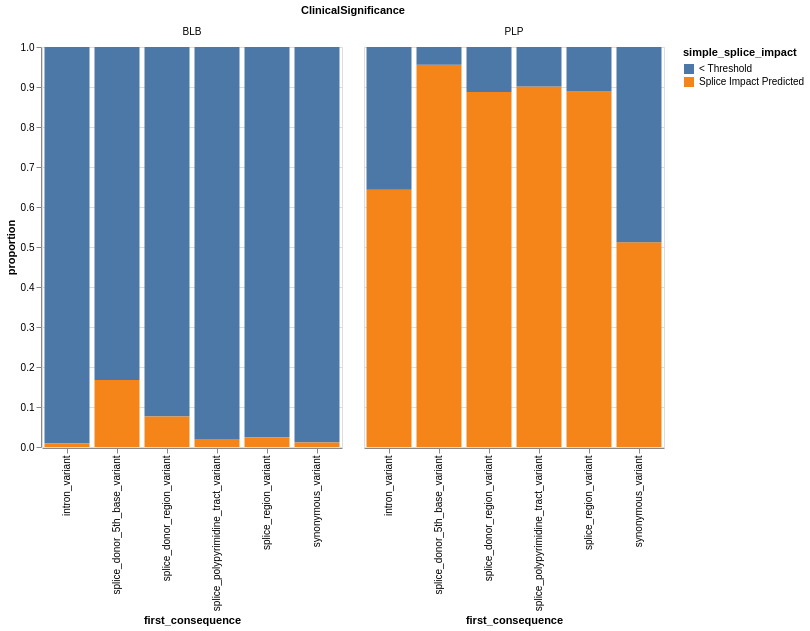
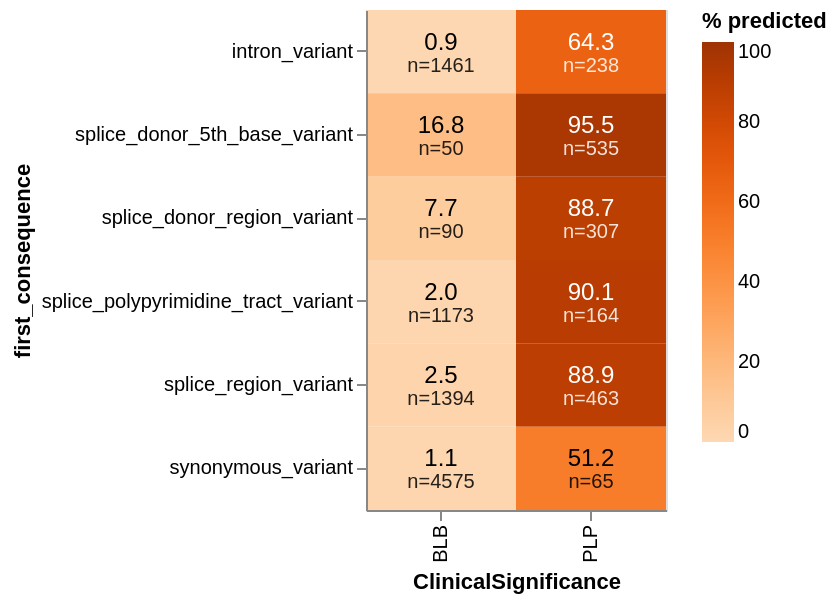
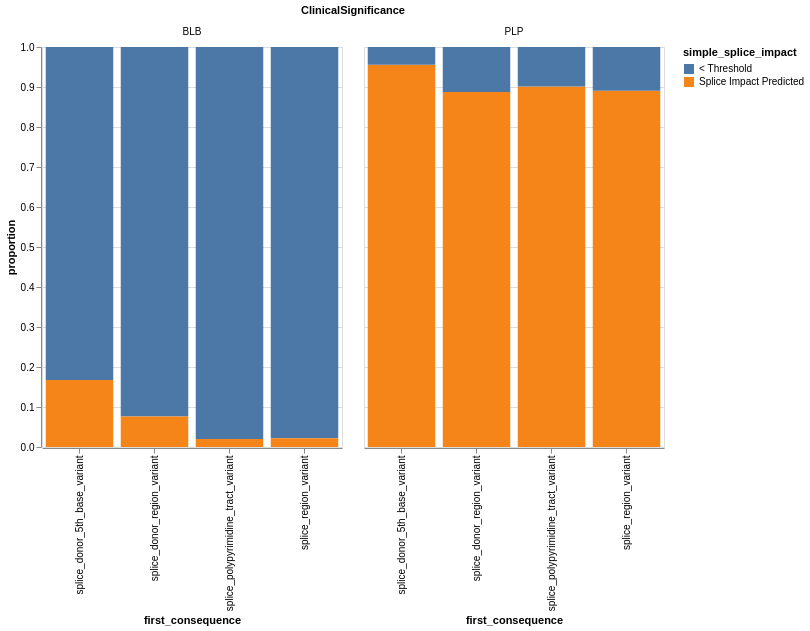
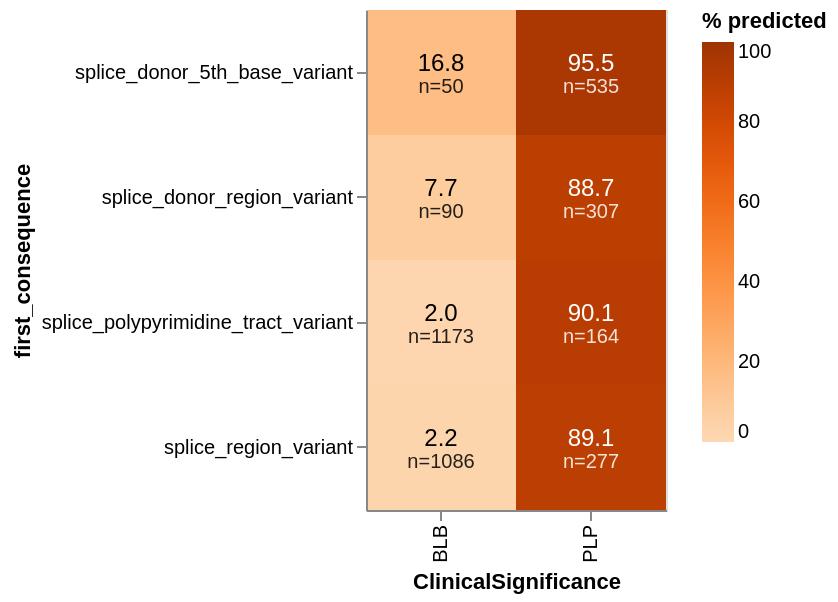

Notebook code cell kept with these figures, in order:
### Markdown cell above
## Batched Analysis

### Code cell
for key in dfs_for_analysis.keys():
    df_for_analysis = dfs_for_analysis[key]
    final_df = pd.merge(for_vcf, df_for_analysis, on=['pos_id', 'pos', 'GeneSymbol'], how='inner')[['Name', 'GeneSymbol', 'chrom', 'ClinicalSignificance', 'ReviewStatus', 'pos', 'ref', 'alt', 'hgvs_c', 'aa_change', 'pos_id', 'Consequence','first_consequence', 'maxSpliceAI', 'splice_impact', 'simple_splice_impact']]

    print(final_df[(final_df['first_consequence']=='intron_variant') & (final_df['ClinicalSignificance']=='PLP')])
    #final_df.loc[final_df['first_consequence'].str.contains('splice'), 'first_consequence'] = 'splice_region'
    print(final_df.value_counts(subset=['first_consequence', 'ClinicalSignificance']))
    print(f'-----{key}-----')
    proportion_df = consequence_bars(final_df, key)
    #make_pr_curve(final_df)
    heatmap(proportion_df)

### Figure 1 — Vega-Lite specification as saved in the notebook (floating-point values rounded to 4 significant figures)
{"config": {"view": {"continuousWidth": 300, "continuousHeight": 300}}, "data": {"name": "data-c4d86b4c1da45d46087606bb2b4054d9"}, "facet": {"field": "ClinicalSignificance", "type": "nominal"}, "spec": {"mark": {"type": "bar"}, "encoding": {"color": {"field": "simple_splice_impact", "type": "nominal"}, "x": {"field": "first_consequence", "type": "nominal"}, "y": {"field": "proportion", "type": "quantitative"}}, "height": 400, "width": 300}, "$schema": "https://vega.github.io/schema/vega-lite/v5.20.1.json", "datasets": {"data-c4d86b4c1da45d46087606bb2b4054d9": [{"first_consequence": "intron_variant", "ClinicalSignificance": "BLB", "simple_splice_impact": "< Threshold", "count": 165789, "proportion": 0.9913}, {"first_consequence": "intron_variant", "ClinicalSignificance": "BLB", "simple_splice_impact": "Splice Impact Predicted", "count": 1461, "proportion": 0.008735}, {"first_consequence": "intron_variant", "ClinicalSignificance": "PLP", "simple_splice_impact": "Splice Impact Predicted", "count": 238, "proportion": 0.6432}, {"first_consequence": "intron_variant", "ClinicalSignificance": "PLP", "simple_splice_impact": "< Threshold", "count": 132, "proportion": 0.3568}, {"first_consequence": "splice_donor_5th_base_variant", "ClinicalSignificance": "BLB", "simple_splice_impact": "< Threshold", "count": 248, "proportion": 0.8322}, {"first_consequence": "splice_donor_5th_base_variant", "ClinicalSignificance": "BLB", "simple_splice_impact": "Splice Impact Predicted", "count": 50, "proportion": 0.1678}, {"first_consequence": "splice_donor_5th_base_variant", "ClinicalSignificance": "PLP", "simple_splice_impact": "Splice Impact Predicted", "count": 535, "proportion": 0.9554}, {"first_consequence": "splice_donor_5th_base_variant", "ClinicalSignificance": "PLP", "simple_splice_impact": "< Threshold", "count": 25, "proportion": 0.04464}, {"first_consequence": "splice_donor_region_variant", "ClinicalSignificance": "BLB", "simple_splice_impact": "< Threshold", "count": 1086, "proportion": 0.9235}, {"first_consequence": "splice_donor_region_variant", "ClinicalSignificance": "BLB", "simple_splice_impact": "Splice Impact Predicted", "count": 90, "proportion": 0.07653}, {"first_consequence": "splice_donor_region_variant", "ClinicalSignificance": "PLP", "simple_splice_impact": "Splice Impact Predicted", "count": 307, "proportion": 0.8873}, {"first_consequence": "splice_donor_region_variant", "ClinicalSignificance": "PLP", "simple_splice_impact": "< Threshold", "count": 39, "proportion": 0.1127}, {"first_consequence": "splice_polypyrimidine_tract_variant", "ClinicalSignificance": "BLB", "simple_splice_impact": "< Threshold", "count": 56648, "proportion": 0.9797}, {"first_consequence": "splice_polypyrimidine_tract_variant", "ClinicalSignificance": "BLB", "simple_splice_impact": "Splice Impact Predicted", "count": 1173, "proportion": 0.02029}, {"first_consequence": "splice_polypyrimidine_tract_variant", "ClinicalSignificance": "PLP", "simple_splice_impact": "Splice Impact Predicted", "count": 164, "proportion": 0.9011}, {"first_consequence": "splice_polypyrimidine_tract_variant", "ClinicalSignificance": "PLP", "simple_splice_impact": "< Threshold", "count": 18, "proportion": 0.0989}, {"first_consequence": "splice_region_variant", "ClinicalSignificance": "BLB", "simple_splice_impact": "< Threshold", "count": 55276, "proportion": 0.9754}, {"first_consequence": "splice_region_variant", "ClinicalSignificance": "BLB", "simple_splice_impact": "Splice Impact Predicted", "count": 1394, "proportion": 0.0246}, {"first_consequence": "splice_region_variant", "ClinicalSignificance": "PLP", "simple_splice_impact": "Splice Impact Predicted", "count": 463, "proportion": 0.8887}, {"first_consequence": "splice_region_variant", "ClinicalSignificance": "PLP", "simple_splice_impact": "< Threshold", "count": 58, "proportion": 0.1113}, {"first_consequence": "synonymous_variant", "ClinicalSignificance": "BLB", "simple_splice_impact": "< Threshold", "count": 406869, "proportion": 0.9889}, {"first_consequence": "synonymous_variant", "ClinicalSignificance": "BLB", "simple_splice_impact": "Splice Impact Predicted", "count": 4575, "proportion": 0.01112}, {"first_consequence": "synonymous_variant", "ClinicalSignificance": "PLP", "simple_splice_impact": "Splice Impact Predicted", "count": 65, "proportion": 0.5118}, {"first_consequence": "synonymous_variant", "ClinicalSignificance": "PLP", "simple_splice_impact": "< Threshold", "count": 62, "proportion": 0.4882}]}}

### Figure 2 — Vega-Lite specification as saved in the notebook (floating-point values rounded to 4 significant figures)
{"config": {"view": {"continuousWidth": 300, "continuousHeight": 300}}, "layer": [{"mark": {"type": "rect"}, "encoding": {"color": {"field": "pct", "legend": {"title": "% predicted"}, "scale": {"domain": [0, 100], "scheme": "oranges"}, "type": "quantitative"}, "x": {"field": "ClinicalSignificance", "type": "nominal"}, "y": {"field": "first_consequence", "type": "nominal"}}}, {"mark": {"type": "text", "dy": -5, "fontSize": 12}, "encoding": {"color": {"condition": {"test": "(datum.pct > 60)", "value": "white"}, "value": "black"}, "text": {"field": "pct", "format": ".1f", "type": "quantitative"}, "x": {"field": "ClinicalSignificance", "type": "nominal"}, "y": {"field": "first_consequence", "type": "nominal"}}}, {"mark": {"type": "text", "dy": 7, "fontSize": 10, "opacity": 0.85}, "encoding": {"color": {"condition": {"test": "(datum.pct > 60)", "value": "white"}, "value": "black"}, "text": {"field": "n_label", "type": "nominal"}, "x": {"field": "ClinicalSignificance", "type": "nominal"}, "y": {"field": "first_consequence", "type": "nominal"}}, "transform": [{"calculate": "\"n=\" + datum.count", "as": "n_label"}]}], "data": {"name": "data-68d87026b0f26aff2a883aa444e9c1ed"}, "height": 250, "width": 150, "$schema": "https://vega.github.io/schema/vega-lite/v5.20.1.json", "datasets": {"data-68d87026b0f26aff2a883aa444e9c1ed": [{"first_consequence": "intron_variant", "ClinicalSignificance": "PLP", "simple_splice_impact": "Splice Impact Predicted", "count": 238, "proportion": 0.6432, "pct": 64.32}, {"first_consequence": "splice_donor_5th_base_variant", "ClinicalSignificance": "PLP", "simple_splice_impact": "Splice Impact Predicted", "count": 535, "proportion": 0.9554, "pct": 95.54}, {"first_consequence": "splice_donor_region_variant", "ClinicalSignificance": "PLP", "simple_splice_impact": "Splice Impact Predicted", "count": 307, "proportion": 0.8873, "pct": 88.73}, {"first_consequence": "splice_polypyrimidine_tract_variant", "ClinicalSignificance": "PLP", "simple_splice_impact": "Splice Impact Predicted", "count": 164, "proportion": 0.9011, "pct": 90.11}, {"first_consequence": "splice_region_variant", "ClinicalSignificance": "PLP", "simple_splice_impact": "Splice Impact Predicted", "count": 463, "proportion": 0.8887, "pct": 88.87}, {"first_consequence": "synonymous_variant", "ClinicalSignificance": "PLP", "simple_splice_impact": "Splice Impact Predicted", "count": 65, "proportion": 0.5118, "pct": 51.18}, {"first_consequence": "intron_variant", "ClinicalSignificance": "BLB", "simple_splice_impact": "Splice Impact Predicted", "count": 1461, "proportion": 0.008735, "pct": 0.8735}, {"first_consequence": "splice_donor_5th_base_variant", "ClinicalSignificance": "BLB", "simple_splice_impact": "Splice Impact Predicted", "count": 50, "proportion": 0.1678, "pct": 16.78}, {"first_consequence": "splice_donor_region_variant", "ClinicalSignificance": "BLB", "simple_splice_impact": "Splice Impact Predicted", "count": 90, "proportion": 0.07653, "pct": 7.653}, {"first_consequence": "splice_polypyrimidine_tract_variant", "ClinicalSignificance": "BLB", "simple_splice_impact": "Splice Impact Predicted", "count": 1173, "proportion": 0.02029, "pct": 2.029}, {"first_consequence": "splice_region_variant", "ClinicalSignificance": "BLB", "simple_splice_impact": "Splice Impact Predicted", "count": 1394, "proportion": 0.0246, "pct": 2.46}, {"first_consequence": "synonymous_variant", "ClinicalSignificance": "BLB", "simple_splice_impact": "Splice Impact Predicted", "count": 4575, "proportion": 0.01112, "pct": 1.112}]}}

### Figure 3 — Vega-Lite specification as saved in the notebook (floating-point values rounded to 4 significant figures)
{"config": {"view": {"continuousWidth": 300, "continuousHeight": 300}}, "data": {"name": "data-4f1ec895a64245ae67e453b453ff2dec"}, "facet": {"field": "ClinicalSignificance", "type": "nominal"}, "spec": {"mark": {"type": "bar"}, "encoding": {"color": {"field": "simple_splice_impact", "type": "nominal"}, "x": {"field": "first_consequence", "type": "nominal"}, "y": {"field": "proportion", "type": "quantitative"}}, "height": 400, "width": 300}, "$schema": "https://vega.github.io/schema/vega-lite/v5.20.1.json", "datasets": {"data-4f1ec895a64245ae67e453b453ff2dec": [{"first_consequence": "splice_donor_5th_base_variant", "ClinicalSignificance": "BLB", "simple_splice_impact": "< Threshold", "count": 248, "proportion": 0.8322}, {"first_consequence": "splice_donor_5th_base_variant", "ClinicalSignificance": "BLB", "simple_splice_impact": "Splice Impact Predicted", "count": 50, "proportion": 0.1678}, {"first_consequence": "splice_donor_5th_base_variant", "ClinicalSignificance": "PLP", "simple_splice_impact": "Splice Impact Predicted", "count": 535, "proportion": 0.9554}, {"first_consequence": "splice_donor_5th_base_variant", "ClinicalSignificance": "PLP", "simple_splice_impact": "< Threshold", "count": 25, "proportion": 0.04464}, {"first_consequence": "splice_donor_region_variant", "ClinicalSignificance": "BLB", "simple_splice_impact": "< Threshold", "count": 1086, "proportion": 0.9235}, {"first_consequence": "splice_donor_region_variant", "ClinicalSignificance": "BLB", "simple_splice_impact": "Splice Impact Predicted", "count": 90, "proportion": 0.07653}, {"first_consequence": "splice_donor_region_variant", "ClinicalSignificance": "PLP", "simple_splice_impact": "Splice Impact Predicted", "count": 307, "proportion": 0.8873}, {"first_consequence": "splice_donor_region_variant", "ClinicalSignificance": "PLP", "simple_splice_impact": "< Threshold", "count": 39, "proportion": 0.1127}, {"first_consequence": "splice_polypyrimidine_tract_variant", "ClinicalSignificance": "BLB", "simple_splice_impact": "< Threshold", "count": 56648, "proportion": 0.9797}, {"first_consequence": "splice_polypyrimidine_tract_variant", "ClinicalSignificance": "BLB", "simple_splice_impact": "Splice Impact Predicted", "count": 1173, "proportion": 0.02029}, {"first_consequence": "splice_polypyrimidine_tract_variant", "ClinicalSignificance": "PLP", "simple_splice_impact": "Splice Impact Predicted", "count": 164, "proportion": 0.9011}, {"first_consequence": "splice_polypyrimidine_tract_variant", "ClinicalSignificance": "PLP", "simple_splice_impact": "< Threshold", "count": 18, "proportion": 0.0989}, {"first_consequence": "splice_region_variant", "ClinicalSignificance": "BLB", "simple_splice_impact": "< Threshold", "count": 48103, "proportion": 0.9779}, {"first_consequence": "splice_region_variant", "ClinicalSignificance": "BLB", "simple_splice_impact": "Splice Impact Predicted", "count": 1086, "proportion": 0.02208}, {"first_consequence": "splice_region_variant", "ClinicalSignificance": "PLP", "simple_splice_impact": "Splice Impact Predicted", "count": 277, "proportion": 0.8907}, {"first_consequence": "splice_region_variant", "ClinicalSignificance": "PLP", "simple_splice_impact": "< Threshold", "count": 34, "proportion": 0.1093}]}}

### Figure 4 — Vega-Lite specification as saved in the notebook (floating-point values rounded to 4 significant figures)
{"config": {"view": {"continuousWidth": 300, "continuousHeight": 300}}, "layer": [{"mark": {"type": "rect"}, "encoding": {"color": {"field": "pct", "legend": {"title": "% predicted"}, "scale": {"domain": [0, 100], "scheme": "oranges"}, "type": "quantitative"}, "x": {"field": "ClinicalSignificance", "type": "nominal"}, "y": {"field": "first_consequence", "type": "nominal"}}}, {"mark": {"type": "text", "dy": -5, "fontSize": 12}, "encoding": {"color": {"condition": {"test": "(datum.pct > 60)", "value": "white"}, "value": "black"}, "text": {"field": "pct", "format": ".1f", "type": "quantitative"}, "x": {"field": "ClinicalSignificance", "type": "nominal"}, "y": {"field": "first_consequence", "type": "nominal"}}}, {"mark": {"type": "text", "dy": 7, "fontSize": 10, "opacity": 0.85}, "encoding": {"color": {"condition": {"test": "(datum.pct > 60)", "value": "white"}, "value": "black"}, "text": {"field": "n_label", "type": "nominal"}, "x": {"field": "ClinicalSignificance", "type": "nominal"}, "y": {"field": "first_consequence", "type": "nominal"}}, "transform": [{"calculate": "\"n=\" + datum.count", "as": "n_label"}]}], "data": {"name": "data-873da9d2a0c648cc2c8c428d032963cc"}, "height": 250, "width": 150, "$schema": "https://vega.github.io/schema/vega-lite/v5.20.1.json", "datasets": {"data-873da9d2a0c648cc2c8c428d032963cc": [{"first_consequence": "splice_donor_5th_base_variant", "ClinicalSignificance": "PLP", "simple_splice_impact": "Splice Impact Predicted", "count": 535, "proportion": 0.9554, "pct": 95.54}, {"first_consequence": "splice_donor_region_variant", "ClinicalSignificance": "PLP", "simple_splice_impact": "Splice Impact Predicted", "count": 307, "proportion": 0.8873, "pct": 88.73}, {"first_consequence": "splice_polypyrimidine_tract_variant", "ClinicalSignificance": "PLP", "simple_splice_impact": "Splice Impact Predicted", "count": 164, "proportion": 0.9011, "pct": 90.11}, {"first_consequence": "splice_region_variant", "ClinicalSignificance": "PLP", "simple_splice_impact": "Splice Impact Predicted", "count": 277, "proportion": 0.8907, "pct": 89.07}, {"first_consequence": "splice_donor_5th_base_variant", "ClinicalSignificance": "BLB", "simple_splice_impact": "Splice Impact Predicted", "count": 50, "proportion": 0.1678, "pct": 16.78}, {"first_consequence": "splice_donor_region_variant", "ClinicalSignificance": "BLB", "simple_splice_impact": "Splice Impact Predicted", "count": 90, "proportion": 0.07653, "pct": 7.653}, {"first_consequence": "splice_polypyrimidine_tract_variant", "ClinicalSignificance": "BLB", "simple_splice_impact": "Splice Impact Predicted", "count": 1173, "proportion": 0.02029, "pct": 2.029}, {"first_consequence": "splice_region_variant", "ClinicalSignificance": "BLB", "simple_splice_impact": "Splice Impact Predicted", "count": 1086, "proportion": 0.02208, "pct": 2.208}]}}
